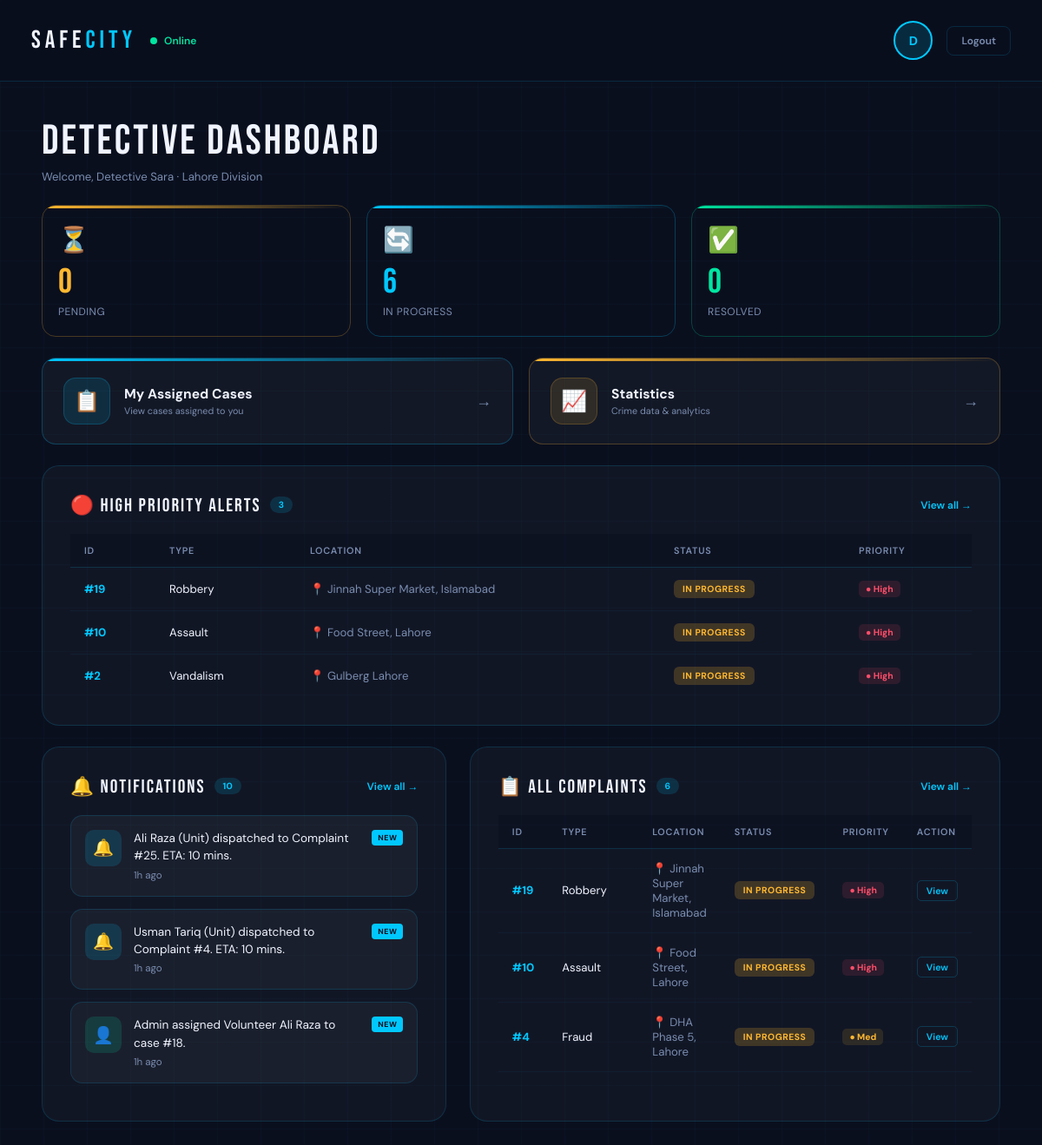
Before: /detective_dashboard (signed in) with the older database file.
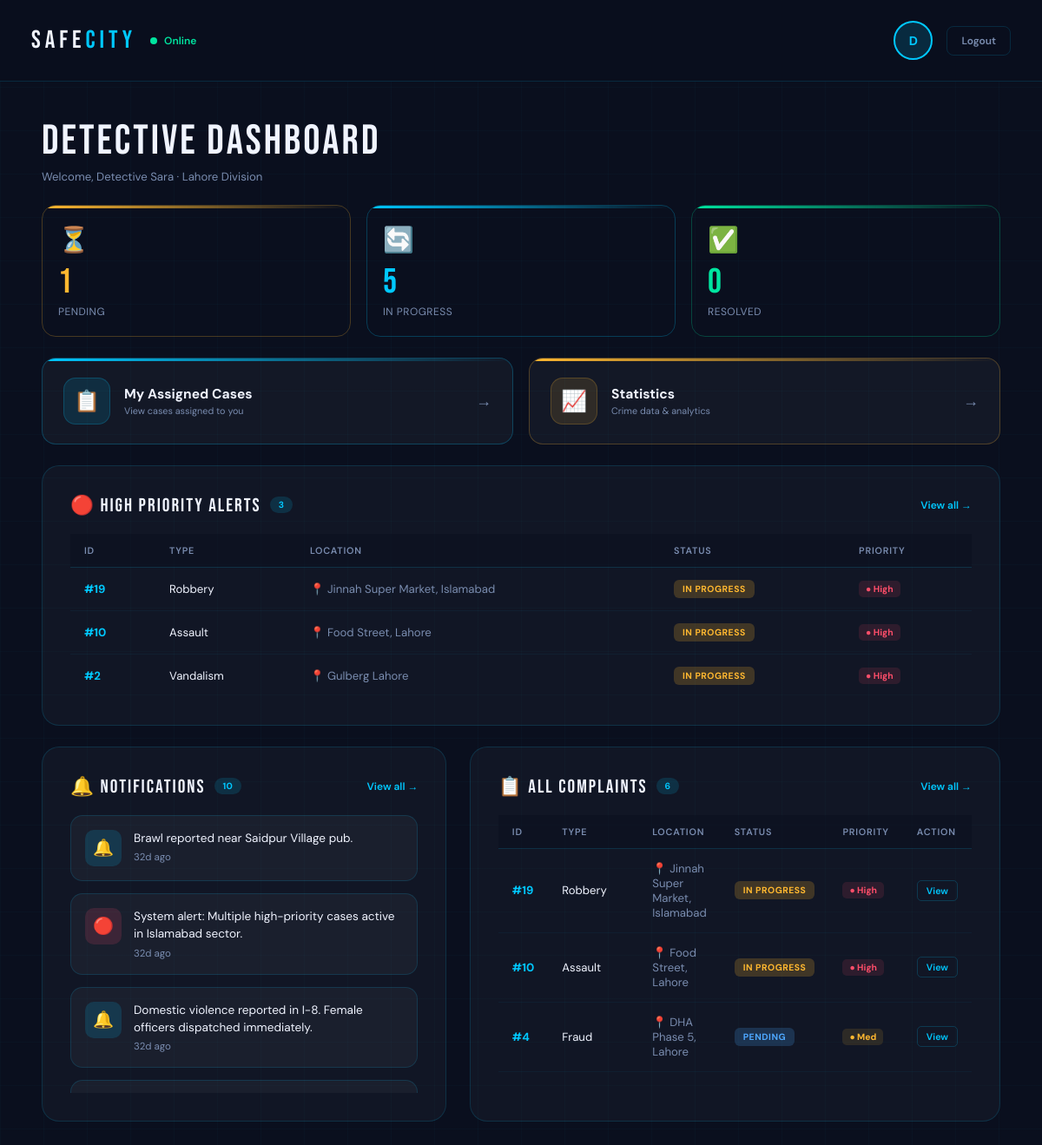
After: the same page with the newer database file.
### tables this page shows
CREATE TABLE Cases (
    case_id INTEGER PRIMARY KEY AUTOINCREMENT,
    complaint_id INTEGER UNIQUE,
    assigned_police_id INTEGER,
    assigned_detective_id INTEGER,
    assigned_volunteer_id INTEGER,
    priority TEXT DEFAULT 'Medium' CHECK(priority IN ('High','Medium','Low')),
    notes TEXT,
    last_updated DATETIME DEFAULT CURRENT_TIMESTAMP,

    FOREIGN KEY (complaint_id) REFERENCES Complaints(complaint_id),
    FOREIGN KEY (assigned_police_id) REFERENCES AuthorizedPersonnel(personnel_id),
    FOREIGN KEY (assigned_detective_id) REFERENCES AuthorizedPersonnel(personnel_id),
    FOREIGN KEY (assigned_volunteer_id) REFERENCES AuthorizedPersonnel(personnel_id)
);

CREATE TABLE Complaints (
    complaint_id INTEGER PRIMARY KEY AUTOINCREMENT,
    user_id INTEGER,
    category_id INTEGER,
    description TEXT NOT NULL,
    location TEXT NOT NULL,
    status TEXT DEFAULT 'Pending' CHECK(status IN ('Pending','In Progress','Resolved')),
    created_at DATETIME DEFAULT CURRENT_TIMESTAMP,

    FOREIGN KEY (user_id) REFERENCES Citizens(citizen_id),
    FOREIGN KEY (category_id) REFERENCES CrimeCategories(category_id)
);

CREATE TABLE CrimeCategories (
    category_id INTEGER PRIMARY KEY AUTOINCREMENT,
    name TEXT UNIQUE NOT NULL
);

CREATE TABLE Notifications (
    notification_id INTEGER PRIMARY KEY AUTOINCREMENT,
    message TEXT NOT NULL,
    created_at DATETIME DEFAULT CURRENT_TIMESTAMP
);

### app.py (the view)
@app.route('/detective_dashboard')
def detective_dashboard():
    if session.get('role') != 'Detective':
        return redirect(url_for('login'))
    conn = get_db_connection()
    pending = conn.execute('''
        SELECT COUNT(*) FROM Complaints c
        JOIN Cases cs ON c.complaint_id = cs.complaint_id
        WHERE cs.assigned_detective_id = ? AND c.status = 'Pending'
    ''', (session.get('user_id'),)).fetchone()[0]
    in_progress = conn.execute('''
        SELECT COUNT(*) FROM Complaints c
        JOIN Cases cs ON c.complaint_id = cs.complaint_id
        WHERE cs.assigned_detective_id = ? AND c.status = 'In Progress'
    ''', (session.get('user_id'),)).fetchone()[0]
    resolved = conn.execute('''
        SELECT COUNT(*) FROM Complaints c
        JOIN Cases cs ON c.complaint_id = cs.complaint_id
        WHERE cs.assigned_detective_id = ? AND c.status = 'Resolved'
    ''', (session.get('user_id'),)).fetchone()[0]
    high_priority = conn.execute("""
        SELECT  c.complaint_id,
                cc.name            AS category,
                c.location,
                c.status,
                cs.priority
        FROM    Complaints c
        JOIN    Cases cs  ON c.complaint_id = cs.complaint_id
        JOIN    CrimeCategories cc ON c.category_id = cc.category_id
        WHERE   cs.priority = 'High' AND cs.assigned_detective_id = ?
        ORDER   BY c.created_at DESC
        LIMIT   4
    """, (session.get('user_id'),)).fetchall()
    all_complaints = conn.execute("""
        SELECT  c.complaint_id,
                cc.name                        AS category,
                c.location,
                c.status,
                COALESCE(cs.priority, 'Medium') AS priority
        FROM    Complaints c
        LEFT JOIN Cases cs  ON c.complaint_id = cs.complaint_id
        JOIN    CrimeCategories cc ON c.category_id = cc.category_id
        WHERE   cs.assigned_detective_id = ?
        ORDER   BY c.created_at DESC
    """, (session.get('user_id'),)).fetchall()
    notifications_raw = conn.execute("""
        SELECT message, created_at
        FROM Notifications
        ORDER BY created_at DESC
        LIMIT 10
    """).fetchall()
    conn.close()
    now = datetime.utcnow()
    notifications = []
    for n in notifications_raw:
        dt = datetime.strptime(n['created_at'], '%Y-%m-%d %H:%M:%S')
        notifications.append({
            'message': n['message'],
            'time_ago': time_ago(n['created_at']),
            'is_new': (now - dt).total_seconds() / 3600 < 24
        })
    return render_template(
        'detective_dashboard.html',
        pending=pending,
        in_progress=in_progress,
        resolved=resolved,
        high_priority=high_priority,
        all_complaints=all_complaints,
        notifications=notifications,
    )

### app.py (called while the page is built)
def get_db_connection():
    conn = sqlite3.connect(DATABASE, timeout=10)
    conn.row_factory = sqlite3.Row
    return conn

def time_ago(dt_str):
    if not dt_str:
        return ''
    dt = datetime.strptime(dt_str, '%Y-%m-%d %H:%M:%S')
    now = datetime.utcnow()
    diff = now - dt
    minutes = int(diff.total_seconds() // 60)
    if minutes < 1:
        return 'Just now'
    elif minutes < 60:
        return f'{minutes}m ago'
    elif minutes < 1440:
        return f'{minutes // 60}h ago'
    else:
        return f'{minutes // 1440}d ago'

### templates/detective_dashboard.html (shortened to what the changed rows need)
<!DOCTYPE html>
<html lang="en">
<head>
</head>
<body>
  <div class="app-container">
    <div class="app-content">
      <div class="content">
        <div class="stats-grid">
          <div class="stat-card c-yellow">
            <div class="stat-icon">⏳</div>
            <div class="stat-num">{{ pending }}</div>
            <div class="stat-lbl">Pending</div>
          </div>
          <div class="stat-card c-cyan">
            <div class="stat-icon">🔄</div>
            <div class="stat-num">{{ in_progress }}</div>
            <div class="stat-lbl">In Progress</div>
          </div>
        </div>
        <div class="section-card">
          {% if high_priority %}
          <div class="table-wrap">
            <table class="data-table">
              <thead>
                <tr>
                  <th>ID</th>
                  <th>Type</th>
                  <th>Location</th>
                  <th>Status</th>
                  <th>Priority</th>
                </tr>
              </thead>
              <tbody>
                {% for hp in high_priority %}
                <tr>
                  <td class="td-id">#{{ hp['complaint_id'] }}</td>
                  <td>{{ hp['category'] }}</td>
                  <td style="color:var(--muted)">📍 {{ hp['location'] }}</td>
                  <td>
                    {% if hp['status'] == 'Pending' %}
                      <span class="sp sp-new">Pending</span>
                    {% else %}
                      <span class="sp sp-progress">In Progress</span>
                    {% endif %}
                  </td>
                  <td><span class="pr pr-high">● High</span></td>
                </tr>
                {% endfor %}
              </tbody>
            </table>
          </div>
          {% else %}
          <div class="empty-state">
            <div class="empty-icon">🟢</div>
            No high priority alerts right now
          </div>
          {% endif %}
        </div>
        <div class="dashboard-grid">
          <div class="section-card">
            <div class="notif-list">
              {% for n in notifications %}
              <div class="notif-card">
                <div class="notif-icon {% if 'assigned' in n.message|lower %}ni-person{% elif 'resolved' in n.message|lower %}ni-check{% elif 'high' in n.message|lower %}ni-alert{% else %}ni-bell{% endif %}">
                  {% if 'assigned' in n.message|lower %}👤{% elif 'resolved' in n.message|lower %}✓{% elif 'high' in n.message|lower %}🔴{% else %}🔔{% endif %}
                </div>
                <div class="notif-body">
                  <div class="notif-top">
                    <div class="notif-text">{{ n['message'] | replace('\n', '<br>') | safe }}</div>
                    {% if n['is_new'] %}
                    <span class="new-badge">NEW</span>
                    {% endif %}
                  </div>
                  <div class="notif-time">{{ n['time_ago'] }}</div>
                </div>
              </div>
              {% else %}
              <div class="empty-state">
                <div class="empty-icon">🔔</div>
                No notifications
              </div>
              {% endfor %}
            </div>
          </div>
          <div class="section-card">
            {% if all_complaints %}
            <div class="table-wrap">
              <table class="data-table">
                <thead>
                  <tr>
                    <th>ID</th>
                    <th>Type</th>
                    <th>Location</th>
                    <th>Status</th>
                    <th>Priority</th>
                    <th>Action</th>
                  </tr>
                </thead>
                <tbody>
                  {% for c in all_complaints %}
                  <tr>
                    <td class="td-id">#{{ c['complaint_id'] }}</td>
                    <td>{{ c['category'] }}</td>
                    <td style="color:var(--muted)">📍 {{ c['location'] }}</td>
                    <td>
                      {% if c['status'] == 'Pending' %}
                        <span class="sp sp-new">Pending</span>
                      {% elif c['status'] == 'In Progress' %}
                        <span class="sp sp-progress">In Progress</span>
                      {% else %}
                        <span class="sp sp-resolved">Resolved</span>
                      {% endif %}
                    </td>
                    <td>
                      {% if c['priority'] == 'High' %}
                        <span class="pr pr-high">● High</span>
                      {% elif c['priority'] == 'Medium' %}
                        <span class="pr pr-med">● Med</span>
                      {% else %}
                        <span class="pr pr-low">● Low</span>
                      {% endif %}
                    </td>
                    <td style="white-space:nowrap">
                      <a href="/case_detail/{{ c['complaint_id'] }}?detective=1" style="font-size:clamp(0.6rem, 0.9vw, 0.7rem);font-weight:600;color:var(--cyan);text-decoration:none;padding:4px 10px;border:1px solid rgba(0,200,255,0.2);border-radius:5px;transition:all .2s;display:inline-block"
                         onmouseover="this.style.background='rgba(0,200,255,0.1)'"
                         onmouseout="this.style.background='transparent'">View</a>
                    </td>
                  </tr>
                  {% endfor %}
                </tbody>
              </table>
            </div>
            {% else %}
            <div class="empty-state">
              <div class="empty-icon">📋</div>
              No complaints filed yet
            </div>
            {% endif %}
          </div>
        </div>
      </div>
    </div>
  </div>
</body>
</html>

Changed rows visible on the page:
removed Notifications: message "Ali Raza (Unit) dispatched to Complaint #25. ETA: 10 mins.", shows "NEW", time_ago "1h ago"
removed Notifications: message "Usman Tariq (Unit) dispatched to Complaint #4. ETA: 10 mins.", shows "NEW", time_ago "1h ago"
removed Notifications: message "Admin assigned Volunteer Ali Raza to case #18.", shows "NEW", time_ago "1h ago"
now on this page (row unchanged): Notifications: message "Brawl reported near Saidpur Village pub.", time_ago "32d ago"
now on this page (row unchanged): Notifications: message "System alert: Multiple high-priority cases active in Islamabad sector.", time_ago "32d ago"
now on this page (row unchanged): Notifications: message "Domestic violence reported in I-8. Female officers dispatched immediately.", time_ago "32d ago"
changed Complaints "DHA Phase 5, Lahore": status "IN PROGRESS" → "PENDING"
Other visible differences:
{{ pending }}: "0" → "1"
{{ in_progress }}: "6" → "5"
